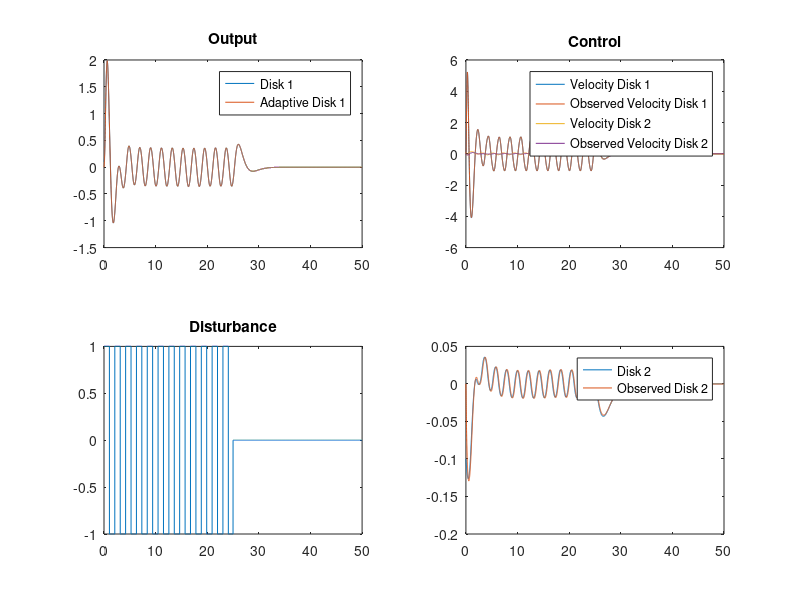

Reproduce this figure in MATLAB.
%%% Exercise 5 of set 5. Compare LQ optimal control to pole placement
%%% control of Exercise 3 of set 4. The original assignment S4E3 stays here
%%% and below the LQ optimal control is assessed. 
%%% 16/10/17 Niels Uitterdijk
%% Init
close all
clc
clear
%% Constants
J1 = 10/9;
J2 = 10;
c = 0.1;
k = 1;
ki = 1;
%% State space
A = [0 0 1 0; 0 0 0 1; -k/J1 k/J1 -c/J1 c/J1;k/J2 -k/J2 c/J2 -c/J2];
B = [0 0 ; 0 0; ki/J1 0 ; 0 1/J2];
C = [1 0 0 0; 0 1 0 0];
D = [0 0; 0 0];
Bci = B(:,1);       % Control Input
Bd = B(:,2);        % Disturbances
%% Observer
L = place(A',C',[-4 -2 -3 -2])';
%% Feedback to place eigenvalues
F = place(A,Bci,[-2;-1;-4;-5]);
%% Boundary
t = linspace(0,50,10000)';
u = [square(3*t(1:length(t)/2));zeros(length(t)/2,1)];
X0 = [.1 -.1 .1 -.1 zeros(1,4)]';
%% System Definition
% ss(A,B,C,D) [y,t,x]=lsim(sys,u,t,x0)
Aobfb = [A Bci*-F;L*C A-L*C-Bci*F];
Bobfb = [Bd;zeros(4,1)];
Cobfb = [C zeros(2,4);zeros(4,4) eye(4)];
ObFb = ss(Aobfb,Bobfb,Cobfb,0);

%% Simulate system
[y,t,x] = lsim(ObFb,u,t,X0);

%% Plot everything
figure
subplot(2,2,1)
plot(t,y(:,1),t,y(:,3))
legend('Disk 1','Adaptive Disk 1')
title('Output')

subplot(2,2,2)
plot(t,x(:,3),t,x(:,7),t,x(:,4),t,x(:,8))
legend('Velocity Disk 1','Observed Velocity Disk 1','Velocity Disk 2','Observed Velocity Disk 2')
title('Control')

subplot(2,2,3)
plot(t,u)
title('Disturbance')

subplot(2,2,4)
plot(t,y(:,2),t,y(:,4))
legend('Disk 2','Observed Disk 2')


